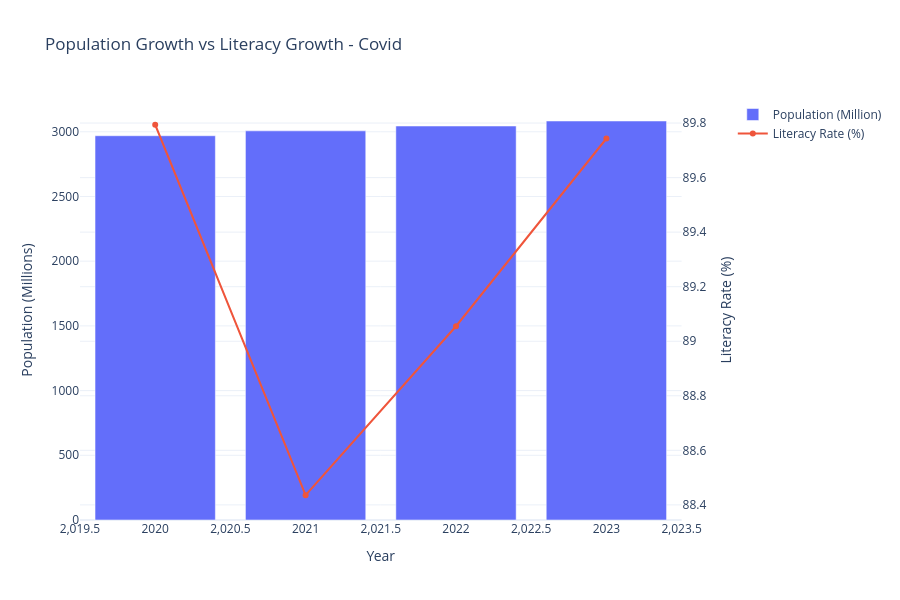

The code cell stored with this chart in its notebook:
### Markdown cell above
**10. Population Growth vs Literacy Growth - Covid**

### Code cell
covid = df_gdp_schooling[(df_gdp_schooling["Year"] >= 2020) & (df_gdp_schooling["Year"] <= 2023)]

population_literacy = covid.groupby("Year", as_index=False).agg ({"Population": "max", "Literacy": "mean"})

population_literacy["Year"] = population_literacy["Year"].astype(int)

fig = make_subplots(specs=[[{"secondary_y": True}]])

fig.add_trace(go.Bar(x=population_literacy["Year"],y=population_literacy["Population"] / 1_000_000,name="Population (Million)"),secondary_y=False)

fig.add_trace(go.Scatter(x=population_literacy["Year"], y=population_literacy["Literacy"], mode="lines+markers", name="Literacy Rate (%)"), secondary_y=True)

fig.update_layout(title="Population Growth vs Literacy Growth - Covid",width=900, height=600, template="plotly_white")

fig.update_xaxes(title_text="Year")
fig.update_yaxes (title_text="Population (Millions)", secondary_y=False)
fig.update_yaxes(title_text="Literacy Rate (%)", secondary_y=True)

fig.show()

### Figure 1 — Plotly figure (JSON) as saved in the notebook; plotly's stock layout.template omitted (floating-point values rounded to 4 significant figures)
{"data": [{"name": "Population (Million)", "type": "bar", "x": [2020, 2021, 2022, 2023], "xaxis": "x", "y": [2969.0, 3007.0, 3044.0, 3083.0], "yaxis": "y"}, {"mode": "lines+markers", "name": "Literacy Rate (%)", "type": "scatter", "x": [2020, 2021, 2022, 2023], "xaxis": "x", "y": [89.79, 88.44, 89.06, 89.74], "yaxis": "y2"}], "layout": {"height": 600, "title": {"text": "Population Growth vs Literacy Growth - Covid"}, "width": 900, "xaxis": {"anchor": "y", "domain": [0, 0.94], "title": {"text": "Year"}}, "yaxis": {"anchor": "x", "domain": [0, 1], "title": {"text": "Population (Millions)"}}, "yaxis2": {"anchor": "x", "overlaying": "y", "side": "right", "title": {"text": "Literacy Rate (%)"}}}}
